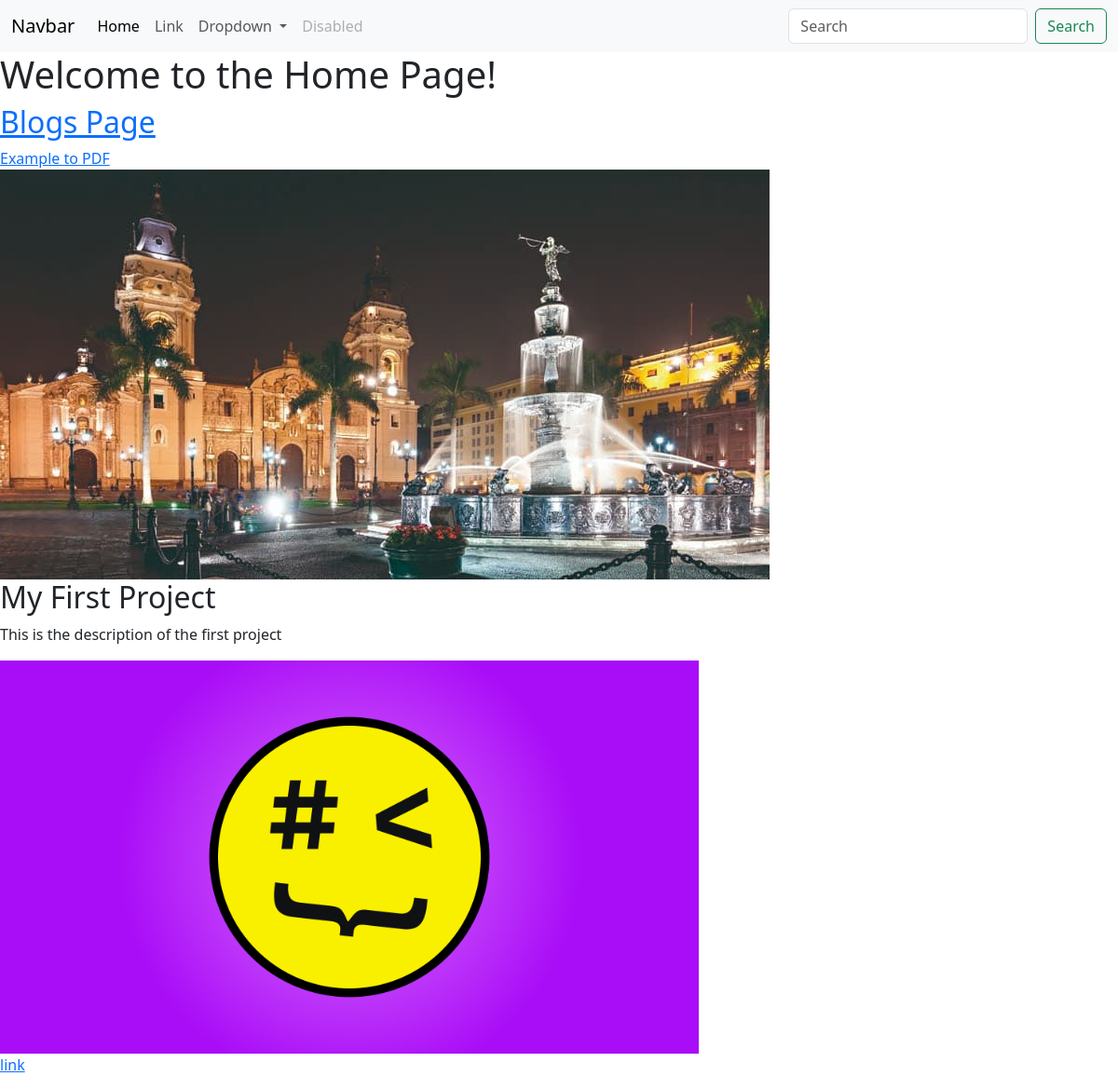
The page / on the database its author committed.
### portfolio/models.py (models this page shows, shortened)
class Project(models.Model):
    title = models.CharField(max_length=100)
    description = models.CharField(max_length=250)
    image = models.ImageField(upload_to="portfolio/images/")
    url = models.URLField(blank=True)

### portfolio/views.py (the view)
# urls.py: 2. Add a URL to urlpatterns:  path('', views.home, name='home')
def home(request):
    projects = Project.objects.all()
    return render(request, "portfolio/home.html", {'projects': projects})

### portfolio/templates/portfolio/home.html
{% extends 'portfolio/base.html' %}
{% block content %}
    <h1>Welcome to the Home Page!</h1>
    {% load static %}
    <a href="{% url 'blog:all_blogs' %}"><h2>Blogs Page</h2></a>
    <a href="{% static 'portfolio/example.pdf' %}">Example to PDF</a>
    <br>
    <img src="{% static 'portfolio/lima.jpg' %}" alt="">
    {% for project in projects %}
        <h2>{{ project.title }}</h2>
        <p>{{ project.description }}</p>
        <img src="{{ project.image.url }}" alt="">
        {% if project.url %}
            <br>
            <a href="{{ project.url }}">link</a>
        {% endif %}
    {% endfor %}
{% endblock %}

### rows shown on the page
Project: title "My First Project", description "This is the description of the first project", image (picture)
